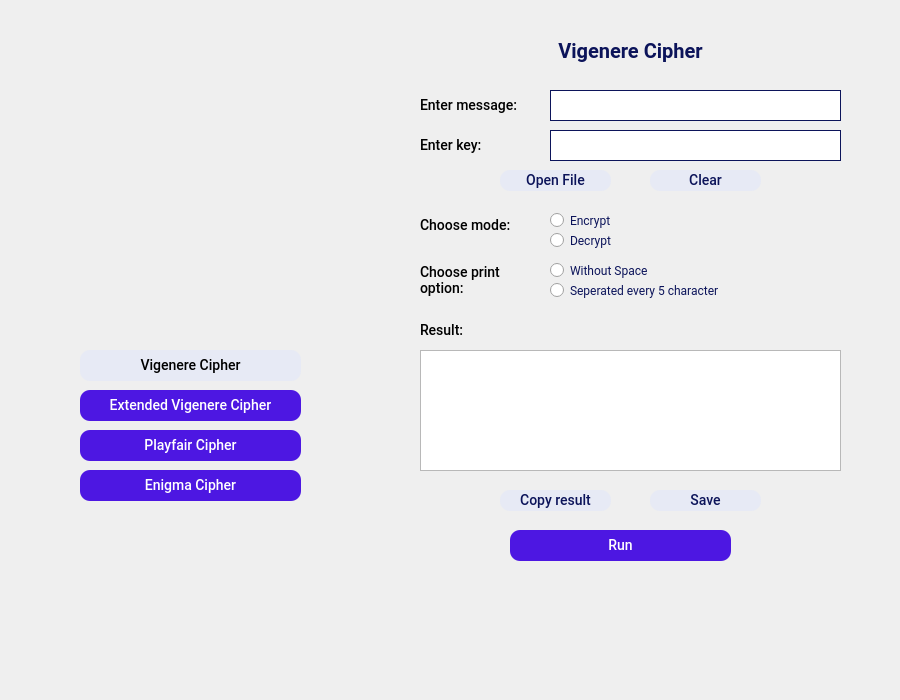
<?xml version="1.0" encoding="UTF-8"?>
<ui version="4.0">
 <class>MainWindow</class>
 <widget class="QMainWindow" name="MainWindow">
  <property name="geometry">
   <rect>
    <x>0</x>
    <y>0</y>
    <width>900</width>
    <height>700</height>
   </rect>
  </property>
  <property name="font">
   <font>
    <family>MS Sans Serif</family>
   </font>
  </property>
  <property name="windowTitle">
   <string>Enigma's Cipher</string>
  </property>
  <property name="accessibleName">
   <string/>
  </property>
  <widget class="QWidget" name="centralwidget">
   <property name="font">
    <font>
     <family>MS Sans Serif</family>
    </font>
   </property>
   <widget class="QLabel" name="background">
    <property name="geometry">
     <rect>
      <x>0</x>
      <y>0</y>
      <width>900</width>
      <height>700</height>
     </rect>
    </property>
    <property name="text">
     <string/>
    </property>
    <property name="pixmap">
     <pixmap resource="../images/resources.qrc">:/newPrefix/background.png</pixmap>
    </property>
   </widget>
   <widget class="QStackedWidget" name="stackedWidget">
    <property name="geometry">
     <rect>
      <x>380</x>
      <y>20</y>
      <width>501</width>
      <height>551</height>
     </rect>
    </property>
    <property name="currentIndex">
     <number>0</number>
    </property>
    <widget class="QWidget" name="normal">
     <widget class="QLabel" name="text_label">
      <property name="geometry">
       <rect>
        <x>40</x>
        <y>70</y>
        <width>121</width>
        <height>31</height>
       </rect>
      </property>
      <property name="font">
       <font>
        <family>Roboto</family>
        <pointsize>-1</pointsize>
        <weight>62</weight>
        <italic>false</italic>
        <bold>true</bold>
       </font>
      </property>
      <property name="styleSheet">
       <string notr="true">font-family: Roboto;
font-style: normal;
font-weight: 500;
font-size: 14px;
line-height: 16px;</string>
      </property>
      <property name="text">
       <string>Enter message:</string>
      </property>
     </widget>
     <widget class="QLineEdit" name="text_input">
      <property name="geometry">
       <rect>
        <x>170</x>
        <y>70</y>
        <width>291</width>
        <height>31</height>
       </rect>
      </property>
      <property name="styleSheet">
       <string notr="true">border: 1px solid #0C145A;
box-sizing: border-box;
</string>
      </property>
     </widget>
     <widget class="QLabel" name="title">
      <property name="geometry">
       <rect>
        <x>0</x>
        <y>10</y>
        <width>501</width>
        <height>41</height>
       </rect>
      </property>
      <property name="font">
       <font>
        <family>Roboto</family>
        <pointsize>-1</pointsize>
        <weight>75</weight>
        <italic>false</italic>
        <bold>true</bold>
       </font>
      </property>
      <property name="styleSheet">
       <string notr="true">font-family: Roboto;
font-style: normal;
font-weight: bold;
font-size: 20px;
line-height: 23px;
color:#0C145A;</string>
      </property>
      <property name="text">
       <string>Vigenere Cipher</string>
      </property>
      <property name="alignment">
       <set>Qt::AlignCenter</set>
      </property>
     </widget>
     <widget class="QPushButton" name="register_button">
      <property name="geometry">
       <rect>
        <x>130</x>
        <y>510</y>
        <width>221</width>
        <height>31</height>
       </rect>
      </property>
      <property name="font">
       <font>
        <family>Roboto</family>
        <pointsize>-1</pointsize>
        <weight>62</weight>
        <italic>false</italic>
        <bold>true</bold>
       </font>
      </property>
      <property name="styleSheet">
       <string notr="true">font-family: Roboto;
font-style: normal;
font-weight: 500;
font-size: 14px;
line-height: 16px;
background: #4D17E2;
border-radius: 10px;
color:rgb(255, 255, 255);</string>
      </property>
      <property name="text">
       <string>Run</string>
      </property>
     </widget>
     <widget class="QLabel" name="key_label">
      <property name="geometry">
       <rect>
        <x>40</x>
        <y>110</y>
        <width>121</width>
        <height>31</height>
       </rect>
      </property>
      <property name="font">
       <font>
        <family>Roboto</family>
        <pointsize>-1</pointsize>
        <weight>62</weight>
        <italic>false</italic>
        <bold>true</bold>
       </font>
      </property>
      <property name="styleSheet">
       <string notr="true">font-family: Roboto;
font-style: normal;
font-weight: 500;
font-size: 14px;
line-height: 16px;</string>
      </property>
      <property name="text">
       <string>Enter key:</string>
      </property>
     </widget>
     <widget class="QLineEdit" name="key_input">
      <property name="geometry">
       <rect>
        <x>170</x>
        <y>110</y>
        <width>291</width>
        <height>31</height>
       </rect>
      </property>
      <property name="styleSheet">
       <string notr="true">border: 1px solid #0C145A;
box-sizing: border-box;
</string>
      </property>
     </widget>
     <widget class="QPushButton" name="upload_button">
      <property name="geometry">
       <rect>
        <x>120</x>
        <y>150</y>
        <width>111</width>
        <height>21</height>
       </rect>
      </property>
      <property name="font">
       <font>
        <family>Roboto</family>
        <pointsize>-1</pointsize>
        <weight>62</weight>
        <italic>false</italic>
        <bold>true</bold>
       </font>
      </property>
      <property name="styleSheet">
       <string notr="true">font-family: Roboto;
font-style: normal;
font-weight: 500;
font-size: 14px;
line-height: 16px;
background: #E7EAF5;
border-radius: 10px;
color:#0C145A;</string>
      </property>
      <property name="text">
       <string>Open File</string>
      </property>
     </widget>
     <widget class="QPushButton" name="clear_button">
      <property name="geometry">
       <rect>
        <x>270</x>
        <y>150</y>
        <width>111</width>
        <height>21</height>
       </rect>
      </property>
      <property name="font">
       <font>
        <family>Roboto</family>
        <pointsize>-1</pointsize>
        <weight>62</weight>
        <italic>false</italic>
        <bold>true</bold>
       </font>
      </property>
      <property name="styleSheet">
       <string notr="true">font-family: Roboto;
font-style: normal;
font-weight: 500;
font-size: 14px;
line-height: 16px;
background: #E7EAF5;
border-radius: 10px;
color:#0C145A;</string>
      </property>
      <property name="text">
       <string>Clear</string>
      </property>
     </widget>
     <widget class="QLabel" name="mode_label">
      <property name="geometry">
       <rect>
        <x>40</x>
        <y>190</y>
        <width>121</width>
        <height>31</height>
       </rect>
      </property>
      <property name="font">
       <font>
        <family>Roboto</family>
        <pointsize>-1</pointsize>
        <weight>62</weight>
        <italic>false</italic>
        <bold>true</bold>
       </font>
      </property>
      <property name="styleSheet">
       <string notr="true">font-family: Roboto;
font-style: normal;
font-weight: 500;
font-size: 14px;
line-height: 16px;</string>
      </property>
      <property name="text">
       <string>Choose mode:</string>
      </property>
     </widget>
     <widget class="QRadioButton" name="encrypt">
      <property name="geometry">
       <rect>
        <x>170</x>
        <y>190</y>
        <width>271</width>
        <height>20</height>
       </rect>
      </property>
      <property name="styleSheet">
       <string notr="true">font-family: Roboto;
font-style: normal;
color:#0C145A;</string>
      </property>
      <property name="text">
       <string>Encrypt</string>
      </property>
     </widget>
     <widget class="QRadioButton" name="decrypt">
      <property name="geometry">
       <rect>
        <x>170</x>
        <y>210</y>
        <width>271</width>
        <height>20</height>
       </rect>
      </property>
      <property name="styleSheet">
       <string notr="true">font-family: Roboto;
font-style: normal;
color:#0C145A;</string>
      </property>
      <property name="text">
       <string>Decrypt</string>
      </property>
     </widget>
     <widget class="QRadioButton" name="five_input">
      <property name="geometry">
       <rect>
        <x>170</x>
        <y>260</y>
        <width>271</width>
        <height>20</height>
       </rect>
      </property>
      <property name="styleSheet">
       <string notr="true">font-family: Roboto;
font-style: normal;
color:#0C145A;</string>
      </property>
      <property name="text">
       <string>Seperated every 5 character</string>
      </property>
     </widget>
     <widget class="QRadioButton" name="space_input">
      <property name="geometry">
       <rect>
        <x>170</x>
        <y>240</y>
        <width>271</width>
        <height>20</height>
       </rect>
      </property>
      <property name="styleSheet">
       <string notr="true">font-family: Roboto;
font-style: normal;
color:#0C145A;</string>
      </property>
      <property name="text">
       <string>Without Space</string>
      </property>
     </widget>
     <widget class="QLabel" name="print_label">
      <property name="geometry">
       <rect>
        <x>40</x>
        <y>240</y>
        <width>121</width>
        <height>41</height>
       </rect>
      </property>
      <property name="font">
       <font>
        <family>Roboto</family>
        <pointsize>-1</pointsize>
        <weight>62</weight>
        <italic>false</italic>
        <bold>true</bold>
       </font>
      </property>
      <property name="styleSheet">
       <string notr="true">font-family: Roboto;
font-style: normal;
font-weight: 500;
font-size: 14px;
line-height: 16px;</string>
      </property>
      <property name="text">
       <string>Choose print option:</string>
      </property>
      <property name="alignment">
       <set>Qt::AlignLeading|Qt::AlignLeft|Qt::AlignVCenter</set>
      </property>
      <property name="wordWrap">
       <bool>true</bool>
      </property>
     </widget>
     <widget class="QPushButton" name="copy_button">
      <property name="geometry">
       <rect>
        <x>120</x>
        <y>470</y>
        <width>111</width>
        <height>21</height>
       </rect>
      </property>
      <property name="font">
       <font>
        <family>Roboto</family>
        <pointsize>-1</pointsize>
        <weight>62</weight>
        <italic>false</italic>
        <bold>true</bold>
       </font>
      </property>
      <property name="styleSheet">
       <string notr="true">font-family: Roboto;
font-style: normal;
font-weight: 500;
font-size: 14px;
line-height: 16px;
background: #E7EAF5;
border-radius: 10px;
color:#0C145A;</string>
      </property>
      <property name="text">
       <string>Copy result</string>
      </property>
     </widget>
     <widget class="QPushButton" name="save_button">
      <property name="geometry">
       <rect>
        <x>270</x>
        <y>470</y>
        <width>111</width>
        <height>21</height>
       </rect>
      </property>
      <property name="font">
       <font>
        <family>Roboto</family>
        <pointsize>-1</pointsize>
        <weight>62</weight>
        <italic>false</italic>
        <bold>true</bold>
       </font>
      </property>
      <property name="styleSheet">
       <string notr="true">font-family: Roboto;
font-style: normal;
font-weight: 500;
font-size: 14px;
line-height: 16px;
background: #E7EAF5;
border-radius: 10px;
color:#0C145A;</string>
      </property>
      <property name="text">
       <string>Save</string>
      </property>
     </widget>
     <widget class="QLabel" name="result_label">
      <property name="geometry">
       <rect>
        <x>40</x>
        <y>290</y>
        <width>121</width>
        <height>41</height>
       </rect>
      </property>
      <property name="font">
       <font>
        <family>Roboto</family>
        <pointsize>-1</pointsize>
        <weight>62</weight>
        <italic>false</italic>
        <bold>true</bold>
       </font>
      </property>
      <property name="styleSheet">
       <string notr="true">font-family: Roboto;
font-style: normal;
font-weight: 500;
font-size: 14px;
line-height: 16px;</string>
      </property>
      <property name="text">
       <string>Result:</string>
      </property>
      <property name="alignment">
       <set>Qt::AlignLeading|Qt::AlignLeft|Qt::AlignVCenter</set>
      </property>
      <property name="wordWrap">
       <bool>true</bool>
      </property>
     </widget>
     <widget class="QPlainTextEdit" name="plainTextEdit">
      <property name="geometry">
       <rect>
        <x>40</x>
        <y>330</y>
        <width>421</width>
        <height>121</height>
       </rect>
      </property>
     </widget>
    </widget>
    <widget class="QWidget" name="sign_in">
     <property name="enabled">
      <bool>true</bool>
     </property>
     <widget class="QLabel" name="title_2">
      <property name="geometry">
       <rect>
        <x>0</x>
        <y>10</y>
        <width>501</width>
        <height>41</height>
       </rect>
      </property>
      <property name="font">
       <font>
        <family>Roboto</family>
        <pointsize>-1</pointsize>
        <weight>75</weight>
        <italic>false</italic>
        <bold>true</bold>
       </font>
      </property>
      <property name="styleSheet">
       <string notr="true">font-family: Roboto;
font-style: normal;
font-weight: bold;
font-size: 20px;
line-height: 23px;
color:#0C145A;</string>
      </property>
      <property name="text">
       <string>Enigma Cipher</string>
      </property>
      <property name="alignment">
       <set>Qt::AlignCenter</set>
      </property>
     </widget>
     <widget class="QSlider" name="rotor_1">
      <property name="geometry">
       <rect>
        <x>160</x>
        <y>50</y>
        <width>22</width>
        <height>121</height>
       </rect>
      </property>
      <property name="styleSheet">
       <string notr="true">color:#0C145A;</string>
      </property>
      <property name="maximum">
       <number>25</number>
      </property>
      <property name="singleStep">
       <number>1</number>
      </property>
      <property name="orientation">
       <enum>Qt::Vertical</enum>
      </property>
      <property name="invertedAppearance">
       <bool>true</bool>
      </property>
      <property name="invertedControls">
       <bool>false</bool>
      </property>
     </widget>
     <widget class="QSlider" name="rotor_2">
      <property name="geometry">
       <rect>
        <x>230</x>
        <y>50</y>
        <width>22</width>
        <height>121</height>
       </rect>
      </property>
      <property name="styleSheet">
       <string notr="true">color:#0C145A;</string>
      </property>
      <property name="maximum">
       <number>25</number>
      </property>
      <property name="singleStep">
       <number>1</number>
      </property>
      <property name="orientation">
       <enum>Qt::Vertical</enum>
      </property>
      <property name="invertedAppearance">
       <bool>true</bool>
      </property>
      <property name="invertedControls">
       <bool>false</bool>
      </property>
     </widget>
     <widget class="QSlider" name="rotor_3">
      <property name="geometry">
       <rect>
        <x>300</x>
        <y>50</y>
        <width>22</width>
        <height>121</height>
       </rect>
      </property>
      <property name="styleSheet">
       <string notr="true">color:#0C145A;</string>
      </property>
      <property name="maximum">
       <number>25</number>
      </property>
      <property name="singleStep">
       <number>1</number>
      </property>
      <property name="orientation">
       <enum>Qt::Vertical</enum>
      </property>
      <property name="invertedAppearance">
       <bool>true</bool>
      </property>
      <property name="invertedControls">
       <bool>false</bool>
      </property>
     </widget>
     <widget class="QLabel" name="position_label">
      <property name="geometry">
       <rect>
        <x>40</x>
        <y>180</y>
        <width>121</width>
        <height>21</height>
       </rect>
      </property>
      <property name="font">
       <font>
        <family>Roboto</family>
        <pointsize>-1</pointsize>
        <weight>62</weight>
        <italic>false</italic>
        <bold>true</bold>
       </font>
      </property>
      <property name="styleSheet">
       <string notr="true">font-family: Roboto;
font-style: normal;
font-weight: 500;
font-size: 14px;
line-height: 16px;</string>
      </property>
      <property name="text">
       <string>Position:</string>
      </property>
     </widget>
     <widget class="QLabel" name="rotor_1_label">
      <property name="geometry">
       <rect>
        <x>160</x>
        <y>180</y>
        <width>21</width>
        <height>21</height>
       </rect>
      </property>
      <property name="font">
       <font>
        <family>Roboto</family>
        <pointsize>-1</pointsize>
        <weight>62</weight>
        <italic>false</italic>
        <bold>true</bold>
       </font>
      </property>
      <property name="styleSheet">
       <string notr="true">font-family: Roboto;
font-style: normal;
font-weight: 500;
font-size: 14px;
line-height: 16px;</string>
      </property>
      <property name="text">
       <string>A</string>
      </property>
      <property name="alignment">
       <set>Qt::AlignCenter</set>
      </property>
     </widget>
     <widget class="QLabel" name="rotor_2_label">
      <property name="geometry">
       <rect>
        <x>230</x>
        <y>180</y>
        <width>21</width>
        <height>21</height>
       </rect>
      </property>
      <property name="font">
       <font>
        <family>Roboto</family>
        <pointsize>-1</pointsize>
        <weight>62</weight>
        <italic>false</italic>
        <bold>true</bold>
       </font>
      </property>
      <property name="styleSheet">
       <string notr="true">font-family: Roboto;
font-style: normal;
font-weight: 500;
font-size: 14px;
line-height: 16px;</string>
      </property>
      <property name="text">
       <string>A</string>
      </property>
      <property name="alignment">
       <set>Qt::AlignCenter</set>
      </property>
     </widget>
     <widget class="QLabel" name="rotor_3_label">
      <property name="geometry">
       <rect>
        <x>300</x>
        <y>180</y>
        <width>21</width>
        <height>21</height>
       </rect>
      </property>
      <property name="font">
       <font>
        <family>Roboto</family>
        <pointsize>-1</pointsize>
        <weight>62</weight>
        <italic>false</italic>
        <bold>true</bold>
       </font>
      </property>
      <property name="styleSheet">
       <string notr="true">font-family: Roboto;
font-style: normal;
font-weight: 500;
font-size: 14px;
line-height: 16px;</string>
      </property>
      <property name="text">
       <string>A</string>
      </property>
      <property name="alignment">
       <set>Qt::AlignCenter</set>
      </property>
     </widget>
     <widget class="QLineEdit" name="key_input_3">
      <property name="geometry">
       <rect>
        <x>170</x>
        <y>250</y>
        <width>291</width>
        <height>31</height>
       </rect>
      </property>
      <property name="styleSheet">
       <string notr="true">border: 1px solid #0C145A;
box-sizing: border-box;
</string>
      </property>
     </widget>
     <widget class="QPushButton" name="upload_button_3">
      <property name="geometry">
       <rect>
        <x>120</x>
        <y>290</y>
        <width>111</width>
        <height>21</height>
       </rect>
      </property>
      <property name="font">
       <font>
        <family>Roboto</family>
        <pointsize>-1</pointsize>
        <weight>62</weight>
        <italic>false</italic>
        <bold>true</bold>
       </font>
      </property>
      <property name="styleSheet">
       <string notr="true">font-family: Roboto;
font-style: normal;
font-weight: 500;
font-size: 14px;
line-height: 16px;
background: #E7EAF5;
border-radius: 10px;
color:#0C145A;</string>
      </property>
      <property name="text">
       <string>Open File</string>
      </property>
     </widget>
     <widget class="QPushButton" name="clear_button_3">
      <property name="geometry">
       <rect>
        <x>270</x>
        <y>290</y>
        <width>111</width>
        <height>21</height>
       </rect>
      </property>
      <property name="font">
       <font>
        <family>Roboto</family>
        <pointsize>-1</pointsize>
        <weight>62</weight>
        <italic>false</italic>
        <bold>true</bold>
       </font>
      </property>
      <property name="styleSheet">
       <string notr="true">font-family: Roboto;
font-style: normal;
font-weight: 500;
font-size: 14px;
line-height: 16px;
background: #E7EAF5;
border-radius: 10px;
color:#0C145A;</string>
      </property>
      <property name="text">
       <string>Clear</string>
      </property>
     </widget>
     <widget class="QLabel" name="text_label_3">
      <property name="geometry">
       <rect>
        <x>40</x>
        <y>210</y>
        <width>121</width>
        <height>31</height>
       </rect>
      </property>
      <property name="font">
       <font>
        <family>Roboto</family>
        <pointsize>-1</pointsize>
        <weight>62</weight>
        <italic>false</italic>
        <bold>true</bold>
       </font>
      </property>
      <property name="styleSheet">
       <string notr="true">font-family: Roboto;
font-style: normal;
font-weight: 500;
font-size: 14px;
line-height: 16px;</string>
      </property>
      <property name="text">
       <string>Enter message:</string>
      </property>
     </widget>
     <widget class="QLabel" name="key_label_3">
      <property name="geometry">
       <rect>
        <x>40</x>
        <y>250</y>
        <width>121</width>
        <height>31</height>
       </rect>
      </property>
      <property name="font">
       <font>
        <family>Roboto</family>
        <pointsize>-1</pointsize>
        <weight>62</weight>
        <italic>false</italic>
        <bold>true</bold>
       </font>
      </property>
      <property name="styleSheet">
       <string notr="true">font-family: Roboto;
font-style: normal;
font-weight: 500;
font-size: 14px;
line-height: 16px;</string>
      </property>
      <property name="text">
       <string>Enter key:</string>
      </property>
     </widget>
     <widget class="QLineEdit" name="text_input_3">
      <property name="geometry">
       <rect>
        <x>170</x>
        <y>210</y>
        <width>291</width>
        <height>31</height>
       </rect>
      </property>
      <property name="styleSheet">
       <string notr="true">border: 1px solid #0C145A;
box-sizing: border-box;
</string>
      </property>
     </widget>
     <widget class="QPushButton" name="save_button_3">
      <property name="geometry">
       <rect>
        <x>270</x>
        <y>470</y>
        <width>111</width>
        <height>21</height>
       </rect>
      </property>
      <property name="font">
       <font>
        <family>Roboto</family>
        <pointsize>-1</pointsize>
        <weight>62</weight>
        <italic>false</italic>
        <bold>true</bold>
       </font>
      </property>
      <property name="styleSheet">
       <string notr="true">font-family: Roboto;
font-style: normal;
font-weight: 500;
font-size: 14px;
line-height: 16px;
background: #E7EAF5;
border-radius: 10px;
color:#0C145A;</string>
      </property>
      <property name="text">
       <string>Save</string>
      </property>
     </widget>
     <widget class="QLabel" name="result_label_3">
      <property name="geometry">
       <rect>
        <x>40</x>
        <y>290</y>
        <width>121</width>
        <height>41</height>
       </rect>
      </property>
      <property name="font">
       <font>
        <family>Roboto</family>
        <pointsize>-1</pointsize>
        <weight>62</weight>
        <italic>false</italic>
        <bold>true</bold>
       </font>
      </property>
      <property name="styleSheet">
       <string notr="true">font-family: Roboto;
font-style: normal;
font-weight: 500;
font-size: 14px;
line-height: 16px;</string>
      </property>
      <property name="text">
       <string>Result:</string>
      </property>
      <property name="alignment">
       <set>Qt::AlignLeading|Qt::AlignLeft|Qt::AlignVCenter</set>
      </property>
      <property name="wordWrap">
       <bool>true</bool>
      </property>
     </widget>
     <widget class="QPlainTextEdit" name="plainTextEdit_3">
      <property name="geometry">
       <rect>
        <x>40</x>
        <y>330</y>
        <width>421</width>
        <height>121</height>
       </rect>
      </property>
     </widget>
     <widget class="QPushButton" name="register_button_3">
      <property name="geometry">
       <rect>
        <x>130</x>
        <y>510</y>
        <width>221</width>
        <height>31</height>
       </rect>
      </property>
      <property name="font">
       <font>
        <family>Roboto</family>
        <pointsize>-1</pointsize>
        <weight>62</weight>
        <italic>false</italic>
        <bold>true</bold>
       </font>
      </property>
      <property name="styleSheet">
       <string notr="true">font-family: Roboto;
font-style: normal;
font-weight: 500;
font-size: 14px;
line-height: 16px;
background: #4D17E2;
border-radius: 10px;
color:rgb(255, 255, 255);</string>
      </property>
      <property name="text">
       <string>Run</string>
      </property>
     </widget>
     <widget class="QPushButton" name="copy_button_3">
      <property name="geometry">
       <rect>
        <x>120</x>
        <y>470</y>
        <width>111</width>
        <height>21</height>
       </rect>
      </property>
      <property name="font">
       <font>
        <family>Roboto</family>
        <pointsize>-1</pointsize>
        <weight>62</weight>
        <italic>false</italic>
        <bold>true</bold>
       </font>
      </property>
      <property name="styleSheet">
       <string notr="true">font-family: Roboto;
font-style: normal;
font-weight: 500;
font-size: 14px;
line-height: 16px;
background: #E7EAF5;
border-radius: 10px;
color:#0C145A;</string>
      </property>
      <property name="text">
       <string>Copy result</string>
      </property>
     </widget>
    </widget>
   </widget>
   <widget class="QPushButton" name="register_button_4">
    <property name="geometry">
     <rect>
      <x>80</x>
      <y>350</y>
      <width>221</width>
      <height>31</height>
     </rect>
    </property>
    <property name="font">
     <font>
      <family>Roboto</family>
      <pointsize>-1</pointsize>
      <weight>62</weight>
      <italic>false</italic>
      <bold>true</bold>
     </font>
    </property>
    <property name="styleSheet">
     <string notr="true">font-family: Roboto;
font-style: normal;
font-weight: 500;
font-size: 14px;
line-height: 16px;
background: #E7EAF5;
border-radius: 10px;
color:rgb(0, 0, 0);</string>
    </property>
    <property name="text">
     <string>Vigenere Cipher</string>
    </property>
   </widget>
   <widget class="QPushButton" name="register_button_5">
    <property name="geometry">
     <rect>
      <x>80</x>
      <y>390</y>
      <width>221</width>
      <height>31</height>
     </rect>
    </property>
    <property name="font">
     <font>
      <family>Roboto</family>
      <pointsize>-1</pointsize>
      <weight>62</weight>
      <italic>false</italic>
      <bold>true</bold>
     </font>
    </property>
    <property name="styleSheet">
     <string notr="true">font-family: Roboto;
font-style: normal;
font-weight: 500;
font-size: 14px;
line-height: 16px;
background: #4D17E2;
border-radius: 10px;
color:rgb(255, 255, 255);</string>
    </property>
    <property name="text">
     <string>Extended Vigenere Cipher</string>
    </property>
   </widget>
   <widget class="QPushButton" name="register_button_6">
    <property name="geometry">
     <rect>
      <x>80</x>
      <y>430</y>
      <width>221</width>
      <height>31</height>
     </rect>
    </property>
    <property name="font">
     <font>
      <family>Roboto</family>
      <pointsize>-1</pointsize>
      <weight>62</weight>
      <italic>false</italic>
      <bold>true</bold>
     </font>
    </property>
    <property name="styleSheet">
     <string notr="true">font-family: Roboto;
font-style: normal;
font-weight: 500;
font-size: 14px;
line-height: 16px;
background: #4D17E2;
border-radius: 10px;
color:rgb(255, 255, 255);</string>
    </property>
    <property name="text">
     <string>Playfair Cipher</string>
    </property>
   </widget>
   <widget class="QPushButton" name="register_button_7">
    <property name="geometry">
     <rect>
      <x>80</x>
      <y>470</y>
      <width>221</width>
      <height>31</height>
     </rect>
    </property>
    <property name="font">
     <font>
      <family>Roboto</family>
      <pointsize>-1</pointsize>
      <weight>62</weight>
      <italic>false</italic>
      <bold>true</bold>
     </font>
    </property>
    <property name="styleSheet">
     <string notr="true">font-family: Roboto;
font-style: normal;
font-weight: 500;
font-size: 14px;
line-height: 16px;
background: #4D17E2;
border-radius: 10px;
color:rgb(255, 255, 255);</string>
    </property>
    <property name="text">
     <string>Enigma Cipher</string>
    </property>
   </widget>
  </widget>
 </widget>
 <resources>
  <include location="../images/resources.qrc"/>
 </resources>
 <connections/>
</ui>
